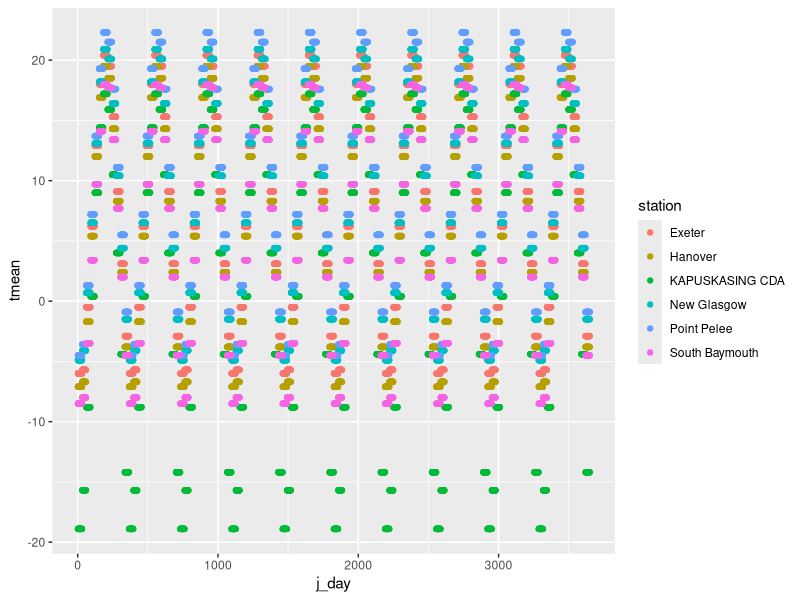

Reproduce this figure in R.
# quick hacky script to prepare the weather inputs for reproducing fig7

library(tidyverse)
library(lubridate)

# I selected 6 stations in Ontario from Ogden Table 2, across a range of 
# latitudes/mean DD > 0. 
# Point Pelee, New Glasgow, Exeter, Hanover, South Baymouth, Kapuskasing CDA

n_locations <- 6

fig7 <-  read_csv(
  'inputs/2021-04-04_Ogden/make_ogden_fig7/all_normals.csv') %>% 
  mutate(
    date = ymd(paste("1990", rep(seq(1, 12), n_locations), "01", sep = "-")),
    month = (month(date)), 
  )


days_of_year <- tibble(
  date = seq(from = min(as.Date(fig7$date)),
             to = ceiling_date(max(as.Date(fig7$date)), "month") - days(1),
             by = "1 days"),
  month = (month(date)))

fig7 <- fig7 %>% select(-c(date))

ogden_weather <- full_join(
  days_of_year, fig7, by = "month") %>% 
  arrange(station) %>% 
  mutate(j_day = rep(seq(1:365), n_locations)) %>% 
  select(-c(month, date))

years <- 10
ogden_weather_long <- tibble(
  station = rep(ogden_weather$station, years),
  tmean = rep(ogden_weather$daily_avg_temp, years)) %>% 
  arrange(station) %>% 
  mutate(j_day = rep(seq(1, 365 * years), n_locations))

ogden_weather_long %>% 
  ggplot(aes(x = j_day, y = tmean, color = station)) + 
  geom_point()

station_names <- unique(ogden_weather_long$station)

for (i in station_names) {
  name <- str_replace_all(i, " ", "_") %>% str_to_lower()
  write_csv(filter(ogden_weather_long, station == i) %>% select(-c(station)), 
          str_c('inputs/2021-04-04_Ogden/make_ogden_fig7/weather_', name, '.csv'))
}

  
